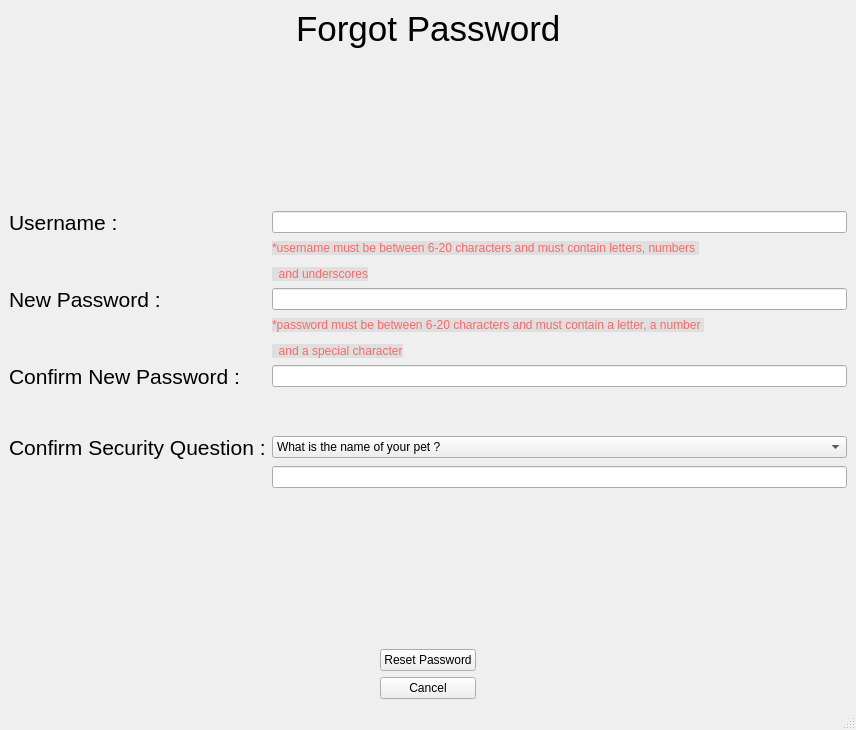
<?xml version="1.0" encoding="UTF-8"?>
<ui version="4.0">
 <class>ForgotPasswordWindow</class>
 <widget class="QMainWindow" name="ForgotPasswordWindow">
  <property name="geometry">
   <rect>
    <x>0</x>
    <y>0</y>
    <width>856</width>
    <height>730</height>
   </rect>
  </property>
  <property name="windowTitle">
   <string>MainWindow</string>
  </property>
  <property name="windowIcon">
   <iconset>
    <normaloff>../images/app_icon.png</normaloff>../images/app_icon.png</iconset>
  </property>
  <widget class="QWidget" name="centralwidget">
   <layout class="QVBoxLayout" name="verticalLayout_5">
    <item>
     <layout class="QVBoxLayout" name="verticalLayout_4">
      <item>
       <layout class="QHBoxLayout" name="horizontalLayout_4">
        <item>
         <spacer name="horizontalSpacer">
          <property name="orientation">
           <enum>Qt::Horizontal</enum>
          </property>
          <property name="sizeHint" stdset="0">
           <size>
            <width>40</width>
            <height>20</height>
           </size>
          </property>
         </spacer>
        </item>
        <item>
         <widget class="QLabel" name="label">
          <property name="text">
           <string>&lt;html&gt;&lt;head/&gt;&lt;body&gt;&lt;p&gt;&lt;span style=&quot; font-size:26pt;&quot;&gt;Forgot Password&lt;/span&gt;&lt;/p&gt;&lt;/body&gt;&lt;/html&gt;</string>
          </property>
         </widget>
        </item>
        <item>
         <spacer name="horizontalSpacer_2">
          <property name="orientation">
           <enum>Qt::Horizontal</enum>
          </property>
          <property name="sizeHint" stdset="0">
           <size>
            <width>40</width>
            <height>20</height>
           </size>
          </property>
         </spacer>
        </item>
       </layout>
      </item>
      <item>
       <spacer name="verticalSpacer">
        <property name="orientation">
         <enum>Qt::Vertical</enum>
        </property>
        <property name="sizeHint" stdset="0">
         <size>
          <width>20</width>
          <height>40</height>
         </size>
        </property>
       </spacer>
      </item>
      <item>
       <layout class="QGridLayout" name="gridLayout">
        <item row="0" column="1">
         <widget class="QLineEdit" name="usernameLineEdit"/>
        </item>
        <item row="4" column="0">
         <widget class="QLabel" name="label_4">
          <property name="text">
           <string>&lt;html&gt;&lt;head/&gt;&lt;body&gt;&lt;p&gt;&lt;span style=&quot; font-size:16pt;&quot;&gt;Confirm New Password :&lt;/span&gt;&lt;/p&gt;&lt;/body&gt;&lt;/html&gt;</string>
          </property>
         </widget>
        </item>
        <item row="6" column="1">
         <widget class="QComboBox" name="questionComboBox">
          <item>
           <property name="text">
            <string>What is the name of your pet ?</string>
           </property>
          </item>
          <item>
           <property name="text">
            <string>What is your mom's name ?</string>
           </property>
          </item>
          <item>
           <property name="text">
            <string>Which town do you live in ?</string>
           </property>
          </item>
          <item>
           <property name="text">
            <string>What school do you attend ?</string>
           </property>
          </item>
          <item>
           <property name="text">
            <string>What is your favorite food ?</string>
           </property>
          </item>
         </widget>
        </item>
        <item row="2" column="0">
         <widget class="QLabel" name="label_3">
          <property name="text">
           <string>&lt;html&gt;&lt;head/&gt;&lt;body&gt;&lt;p&gt;&lt;span style=&quot; font-size:16pt;&quot;&gt;New Password :&lt;/span&gt;&lt;/p&gt;&lt;/body&gt;&lt;/html&gt;</string>
          </property>
         </widget>
        </item>
        <item row="2" column="1">
         <widget class="QLineEdit" name="newPasswordLineEdit"/>
        </item>
        <item row="6" column="0">
         <widget class="QLabel" name="label_5">
          <property name="text">
           <string>&lt;html&gt;&lt;head/&gt;&lt;body&gt;&lt;p&gt;&lt;span style=&quot; font-size:16pt;&quot;&gt;Confirm Security Question :&lt;/span&gt;&lt;/p&gt;&lt;/body&gt;&lt;/html&gt;</string>
          </property>
         </widget>
        </item>
        <item row="4" column="1">
         <widget class="QLineEdit" name="confirmLineEdit"/>
        </item>
        <item row="0" column="0">
         <widget class="QLabel" name="label_2">
          <property name="text">
           <string>&lt;html&gt;&lt;head/&gt;&lt;body&gt;&lt;p&gt;&lt;span style=&quot; font-size:16pt;&quot;&gt;Username :&lt;/span&gt;&lt;/p&gt;&lt;/body&gt;&lt;/html&gt;</string>
          </property>
         </widget>
        </item>
        <item row="7" column="1">
         <widget class="QLineEdit" name="answerLineEdit"/>
        </item>
        <item row="5" column="0">
         <spacer name="verticalSpacer_4">
          <property name="orientation">
           <enum>Qt::Vertical</enum>
          </property>
          <property name="sizeHint" stdset="0">
           <size>
            <width>20</width>
            <height>40</height>
           </size>
          </property>
         </spacer>
        </item>
        <item row="3" column="0">
         <spacer name="verticalSpacer_3">
          <property name="orientation">
           <enum>Qt::Vertical</enum>
          </property>
          <property name="sizeHint" stdset="0">
           <size>
            <width>20</width>
            <height>40</height>
           </size>
          </property>
         </spacer>
        </item>
        <item row="1" column="0">
         <spacer name="verticalSpacer_2">
          <property name="orientation">
           <enum>Qt::Vertical</enum>
          </property>
          <property name="sizeHint" stdset="0">
           <size>
            <width>20</width>
            <height>40</height>
           </size>
          </property>
         </spacer>
        </item>
        <item row="3" column="1">
         <widget class="QLabel" name="label_6">
          <property name="text">
           <string>&lt;html&gt;&lt;head/&gt;&lt;body&gt;&lt;p&gt;&lt;span style=&quot; font-family:'Whitney,Helvetica Neue,Helvetica,Arial,sans-serif'; font-size:9pt; color:#ff6666; background-color:rgba(4,4,5,0.066667);&quot;&gt;*password must be between 6-20 characters and must contain a letter, a number &lt;/span&gt;&lt;/p&gt;&lt;p&gt;&lt;span style=&quot; font-family:'Whitney,Helvetica Neue,Helvetica,Arial,sans-serif'; font-size:9pt; color:#ff6666; background-color:rgba(4,4,5,0.066667);&quot;&gt;&amp;nbsp;&amp;nbsp;and a special character&lt;/span&gt;&lt;/p&gt;&lt;/body&gt;&lt;/html&gt;</string>
          </property>
         </widget>
        </item>
        <item row="1" column="1">
         <widget class="QLabel" name="label_7">
          <property name="text">
           <string>&lt;html&gt;&lt;head/&gt;&lt;body&gt;&lt;p&gt;&lt;span style=&quot; font-family:'Whitney,Helvetica Neue,Helvetica,Arial,sans-serif'; font-size:9pt; color:#ff6666; background-color:rgba(4,4,5,0.066667);&quot;&gt;*username must be between 6-20 characters and must contain letters, numbers &lt;/span&gt;&lt;/p&gt;&lt;p&gt;&lt;span style=&quot; font-family:'Whitney,Helvetica Neue,Helvetica,Arial,sans-serif'; font-size:9pt; color:#ff6666; background-color:rgba(4,4,5,0.066667);&quot;&gt;&amp;nbsp;&amp;nbsp;and underscores&lt;/span&gt;&lt;/p&gt;&lt;/body&gt;&lt;/html&gt;</string>
          </property>
         </widget>
        </item>
       </layout>
      </item>
      <item>
       <spacer name="verticalSpacer_5">
        <property name="orientation">
         <enum>Qt::Vertical</enum>
        </property>
        <property name="sizeHint" stdset="0">
         <size>
          <width>20</width>
          <height>40</height>
         </size>
        </property>
       </spacer>
      </item>
      <item>
       <layout class="QHBoxLayout" name="horizontalLayout_5">
        <item>
         <spacer name="horizontalSpacer_5">
          <property name="orientation">
           <enum>Qt::Horizontal</enum>
          </property>
          <property name="sizeHint" stdset="0">
           <size>
            <width>40</width>
            <height>20</height>
           </size>
          </property>
         </spacer>
        </item>
        <item>
         <layout class="QVBoxLayout" name="verticalLayout_2">
          <item>
           <widget class="QPushButton" name="resetPasswordButton">
            <property name="text">
             <string>Reset Password</string>
            </property>
           </widget>
          </item>
          <item>
           <widget class="QPushButton" name="cancelButton">
            <property name="text">
             <string>Cancel</string>
            </property>
           </widget>
          </item>
         </layout>
        </item>
        <item>
         <spacer name="horizontalSpacer_6">
          <property name="orientation">
           <enum>Qt::Horizontal</enum>
          </property>
          <property name="sizeHint" stdset="0">
           <size>
            <width>40</width>
            <height>20</height>
           </size>
          </property>
         </spacer>
        </item>
       </layout>
      </item>
     </layout>
    </item>
   </layout>
  </widget>
  <widget class="QStatusBar" name="statusbar"/>
 </widget>
 <resources/>
 <connections/>
</ui>
